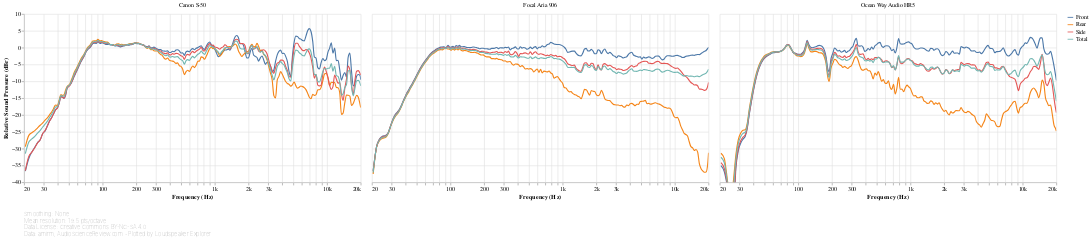

The notebook cell saved with this chart:
### Markdown cell above
[ANSI-CTA-2034-A](https://shop.cta.tech/products/standard-method-of-measurement-for-in-home-loudspeakers) section 5.2 defines the following Horizontal Reflection curves as the power average of the responses at the following horizontal angles:

- **Front**: ±0-30°
- **Side**: ±40-80°
- **Rear**: ±90-180° (i.e. rear semicircle)

### Code cell
#@markdown
def reflection_responses_chart(axis):
    return frequency_response_db_chart(
        speakers_fr_ready
            .loc[:, f'{axis} Reflections']
            .rename_axis(columns=['Direction'])
            .rename(columns=lambda column:
                    re.sub(f' ?{axis} ?', '', re.sub(' ?Reflection ?', '', column))),
        lambda chart: lsx.util.pipe(chart
            .encode(sound_pressure_yaxis(), key_color()),
            speaker_facet, speaker_input),
        lambda chart: lsx.alt.interactive_line(chart),
        fold={},
        additional_tooltips=[alt.Tooltip('key', type='nominal', title='Direction')],
        sidebyside=True)

reflection_responses_chart('Horizontal')

### Figure 1 — Vega-Lite specification as saved in the notebook (floating-point values rounded to 4 significant figures; data arrays with more than 128 entries replaced by an {"elided": "..."} marker saying what was removed)
{"config": {"view": {"continuousWidth": 400, "continuousHeight": 300, "opacity": 0}}, "vconcat": [{"data": {"name": "data-a370e3f84e55a4c2fb76767ea4d25b72"}, "facet": {"type": "nominal", "field": "speaker", "title": null}, "spec": {"layer": [{"mark": {"type": "line", "clip": true, "interpolate": "monotone"}, "encoding": {"opacity": {"condition": {"value": 1, "selection": "selector026"}, "value": 0.2}}, "selection": {"selector026": {"type": "multi", "encodings": ["color"], "bind": "legend"}, "selector028": {"type": "interval", "bind": "scales", "encodings": ["x", "y"]}, "selector029": {"type": "single", "fields": ["speaker"], "bind": {"input": "select", "options": [null, "Canon S-50", "Focal Aria 906", "Ocean Way Audio HR5"], "labels": ["All", "Canon S-50", "Focal Aria 906", "Ocean Way Audio HR5"], "name": "Speaker: "}}}}, {"mark": {"type": "circle", "clip": true, "size": 100}, "encoding": {"fillOpacity": {"condition": {"value": 0.3, "selection": "selector027"}, "value": 0}}, "selection": {"selector027": {"type": "single", "on": "mouseover", "clear": "mouseout", "empty": "none", "encodings": ["x", "y"]}}}], "encoding": {"color": {"type": "nominal", "field": "key", "legend": {"symbolType": "stroke"}, "sort": null, "title": null}, "tooltip": [{"type": "nominal", "field": "key", "title": "Direction"}, {"type": "quantitative", "field": "frequency", "format": ".03s", "title": "Frequency (Hz)"}, {"type": "quantitative", "field": "value", "format": ".2f", "title": "Value (dB)"}], "x": {"type": "quantitative", "axis": {"format": "s"}, "field": "frequency", "scale": {"base": 10, "domain": [20, 20000], "nice": false, "type": "log"}, "title": "Frequency (Hz)"}, "y": {"type": "quantitative", "axis": {"grid": true}, "field": "value", "scale": {"domain": [-40, 10]}, "title": ["Relative Sound Pressure (dBr)"]}}, "height": 300, "transform": [{"flatten": ["frequency", "Front", "Rear", "Side", "Total"]}, {"fold": ["Front", "Rear", "Side", "Total"]}], "width": 600}, "transform": [{"filter": {"selection": "selector029"}}]}, {"mark": "text", "height": 1, "title": {"text": ["Smoothing: None", "Mean resolution: 19.5 pts/octave", "Data License: Creative Commons BY-NC-SA 4.0", "Data: amirm, AudioScienceReview.com - Plotted by Loudspeaker Explorer"], "anchor": "start", "color": "gray", "fontSize": 10, "fontWeight": "lighter"}, "width": 600}], "resolve": {"legend": {"color": "independent"}}, "$schema": "https://vega.github.io/schema/vega-lite/v4.8.1.json", "datasets": {"data-a370e3f84e55a4c2fb76767ea4d25b72": [{"speaker": "Canon S-50", "frequency": {"elided": "194 float values"}, "Front": {"elided": "194 float values"}, "Rear": {"elided": "194 float values"}, "Side": {"elided": "194 float values"}, "Total": {"elided": "194 float values"}}, {"speaker": "Focal Aria 906", "frequency": {"elided": "194 float values"}, "Front": {"elided": "194 float values"}, "Rear": {"elided": "194 float values"}, "Side": {"elided": "194 float values"}, "Total": {"elided": "194 float values"}}, {"speaker": "Ocean Way Audio HR5", "frequency": {"elided": "194 float values"}, "Front": {"elided": "194 float values"}, "Rear": {"elided": "194 float values"}, "Side": {"elided": "194 float values"}, "Total": {"elided": "194 float values"}}]}}
